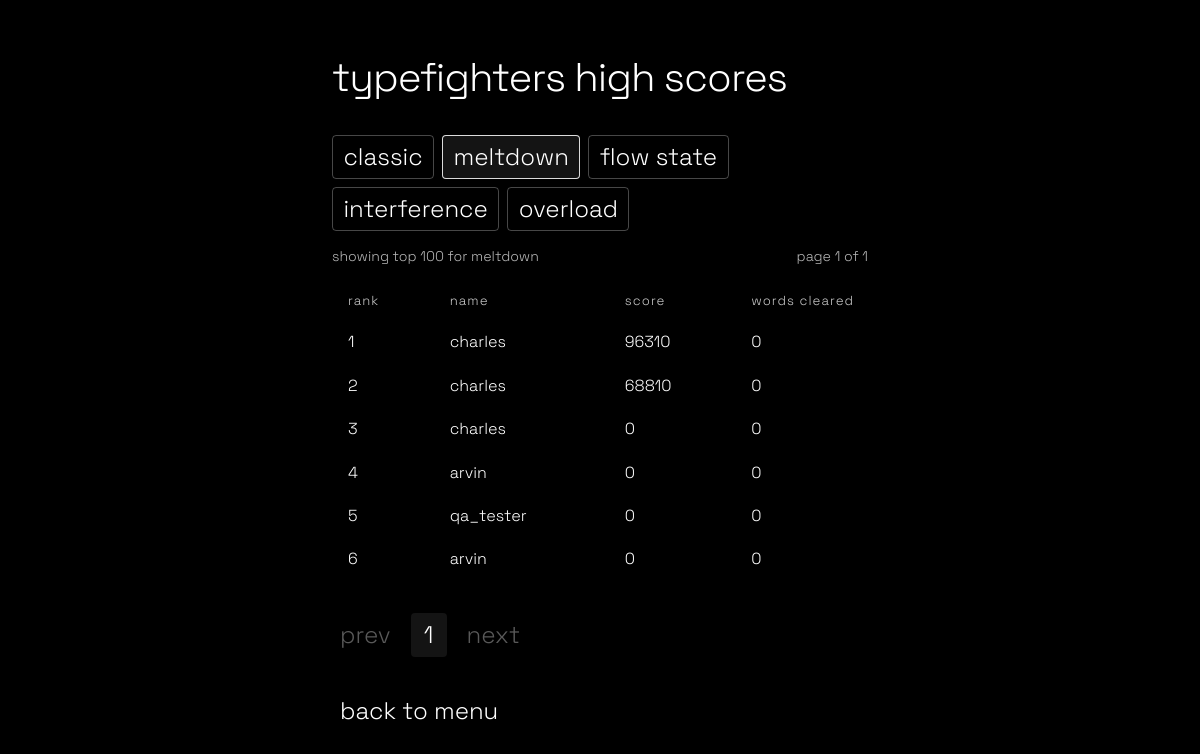
Page /highscores?mode=meltdown&page=1 on the earlier database version.
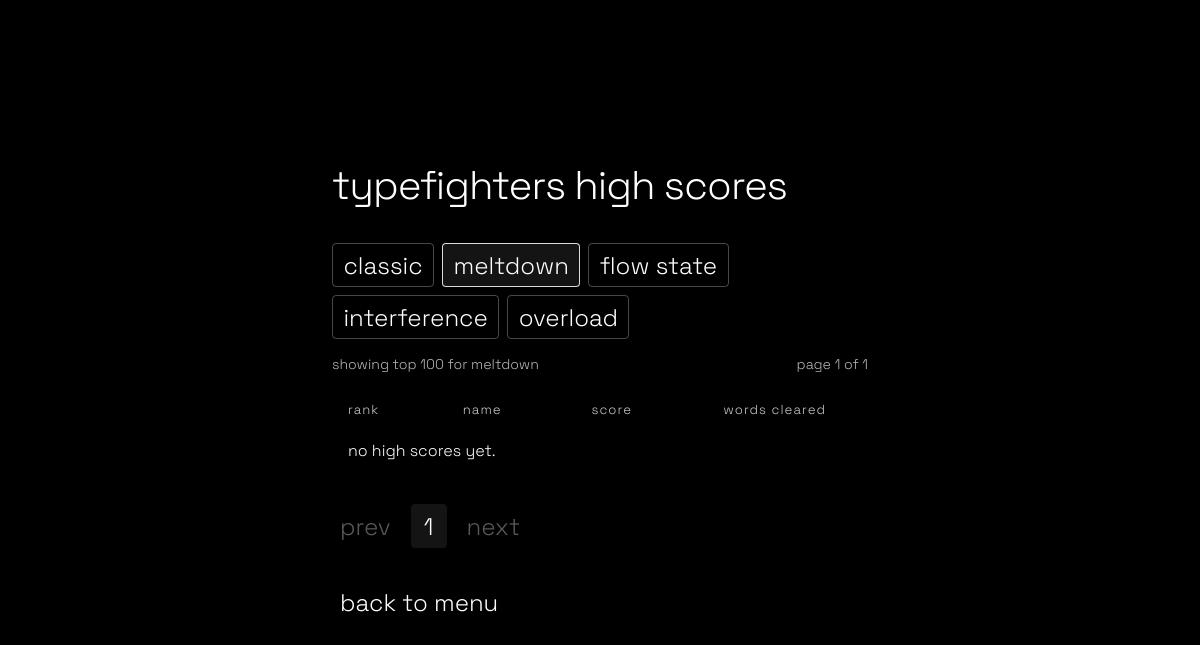
Same page on the later database version.
### models.py (models this page shows, shortened)
class HighScore(db.Model):
    id = db.Column(db.Integer, primary_key=True)
    name = db.Column(db.String(50), nullable=False)
    game_mode = db.Column(db.String(20), nullable=False, default='Classic')
    score = db.Column(db.Integer, nullable=False)
    avg_speed = db.Column(db.Float, nullable=False)
    words_typed = db.Column(db.Integer, nullable=False)
    final_stats_json = db.Column(db.Text, nullable=False, default='[]')
    created_at = db.Column(db.DateTime, default=datetime.utcnow)
    def to_dict(self):
        return {
            'name': self.name,
            'game_mode': self.game_mode,
            'score': self.score,
            'avg_speed': self.avg_speed,
            'words_typed': self.words_typed,
            'final_stats_json': self.final_stats_json
        }

### app.py (the view)
@app.route('/highscores')
def highscores():
    mode_tabs = [
        ('classic', 'Classic'),
        ('meltdown', 'Meltdown'),
        ('flow-state', 'Flow State'),
        ('interference', 'Interference'),
        ('overload', 'Overload')
    ]
    selected_mode = (request.args.get('mode') or 'classic').strip().lower()
    if selected_mode not in {slug for slug, _ in mode_tabs}:
        selected_mode = 'classic'
    page = _coerce_int(request.args.get('page'), 1)
    if page < 1:
        page = 1
    query = HighScore.query.filter(HighScore.game_mode == MODE_LABEL_MAP[selected_mode])
    all_scores = query.order_by(HighScore.score.desc(), HighScore.created_at.desc()).limit(100).all()
    page_size = 10
    total_scores = len(all_scores)
    total_pages = max(1, math.ceil(total_scores / page_size))
    if page > total_pages:
        page = total_pages
    start_index = (page - 1) * page_size
    scores = all_scores[start_index:start_index + page_size]
    stat_headers = build_final_stats(MODE_LABEL_MAP[selected_mode], {})
    stat_labels = [header['label'] for header in stat_headers]
    leaderboard_rows = []
    for index, row in enumerate(scores, start=start_index + 1):
        try:
            final_stats = json.loads(row.final_stats_json or '[]')
        except (TypeError, ValueError):
            final_stats = []
        if not final_stats:
            final_stats = build_final_stats(row.game_mode, row.to_dict())
        stat_map = {}
        for stat in final_stats:
            if isinstance(stat, dict) and 'label' in stat and 'value' in stat:
                stat_map[str(stat['label'])] = str(stat['value'])
        normalized_stats = []
        for label in stat_labels:
            normalized_stats.append({
                'label': label,
                'value': stat_map.get(label, '-')
            })
        leaderboard_rows.append({
            'rank': index,
            'score': row,
            'final_stats': normalized_stats
        })
    return render_template(
        'highscores.html',
        leaderboard_rows=leaderboard_rows,
        selected_mode=selected_mode,
        selected_mode_label=MODE_LABEL_MAP[selected_mode],
        mode_tabs=mode_tabs,
        stat_headers=stat_headers,
        page=page,
        total_pages=total_pages,
        total_scores=total_scores
    )

### app.py (called while the page is built, shortened)
def _coerce_int(value, default=0):
    try:
        return int(round(float(value)))
    except (TypeError, ValueError):
        return default

def build_final_stats(game_mode, payload, mode_stats=None):
    mode_name = str(game_mode or 'Classic').strip()
    data = mode_stats if isinstance(mode_stats, dict) else payload
    if mode_name == 'Meltdown':
        return [
            {'label': 'words cleared', 'value': str(_coerce_int(data.get('total_attempts') or data.get('words_cleared')))}
        ]

### templates/highscores.html
{% extends "base.html" %}
{% block content %}
<div class="highscores-layout">
    <div class="menu-title">typefighters high scores</div>
    <div class="score-tabs">
        {% for slug, label in mode_tabs %}
        <a class="menu-link score-tab{% if selected_mode == slug %} score-tab-active{% endif %}" href="{{ url_for('highscores', mode=slug, page=1) }}">{{ label }}</a>
        {% endfor %}
    </div>
    <div class="highscores-meta">
        <div class="highscores-meta-item">showing top 100 for {{ selected_mode_label }}</div>
        <div class="highscores-meta-item">page {{ page }} of {{ total_pages }}</div>
    </div>
    <div class="responsive-table highscores-table-wrap">
        <table>
            <thead>
                <tr>
                    <th>rank</th>
                    <th>name</th>
                    <th>score</th>
                    {% for header in stat_headers %}
                    <th>{{ header.label }}</th>
                    {% endfor %}
                </tr>
            </thead>
            <tbody>
                {% for item in leaderboard_rows %}
                <tr>
                    <td>{{ item.rank }}</td>
                    <td>{{ item.score.name }}</td>
                    <td>{{ item.score.score }}</td>
                    {% for stat in item.final_stats %}
                    <td>{{ stat.value }}</td>
                    {% endfor %}
                </tr>
                {% else %}
                <tr>
                    <td colspan="{{ 3 + stat_headers|length }}" class="text-center">no high scores yet.</td>
                </tr>
                {% endfor %}
            </tbody>
        </table>
    </div>
    <div class="score-pagination">
        <a class="menu-link score-page-link{% if page <= 1 %} is-disabled{% endif %}" href="{{ url_for('highscores', mode=selected_mode, page=page-1) if page > 1 else '#' }}">prev</a>
        <div class="score-page-numbers">
            {% for page_number in range(1, total_pages + 1) %}
            <a class="menu-link score-page-number{% if page_number == page %} score-page-number-active{% endif %}" href="{{ url_for('highscores', mode=selected_mode, page=page_number) }}">{{ page_number }}</a>
            {% endfor %}
        </div>
        <a class="menu-link score-page-link{% if page >= total_pages %} is-disabled{% endif %}" href="{{ url_for('highscores', mode=selected_mode, page=page+1) if page < total_pages else '#' }}">next</a>
    </div>
    <button class="menu-link" onclick="window.location.href='{{ url_for('menu') }}'">back to menu</button>
</div>
{% endblock %}

### templates/base.html (shortened to what this page needs)
<!DOCTYPE html>
<html lang="en">
<head>
    <link rel="stylesheet" href="{{ url_for('static', filename='styles.css') }}?v=20260419d">
</head>
<body class="{% block body_class %}{% endblock %}">
    <div id="page-root">
        <div class="center-root">
            <div class="center-content">
                {% block content %}{% endblock %}
            </div>
        </div>
    </div>
</body>
</html>

### static/styles.css (style rules this page uses)
*, *::before, *::after { box-sizing: border-box; }
body { background: #000; color: #fff; font-family: 'Space Grotesk', 'Fira Mono', 'Consolas', 'Menlo', monospace; min-height: 100vh; min-height: 100dvh; margin: 0; width: 100%; overflow-x: hidden; font-weight: 300; text-transform: lowercase; }
#page-root { min-height: 100vh; min-height: 100dvh; }
.center-root { min-height: 100vh; min-height: 100dvh; width: 100%; min-width: 0; display: flex; align-items: center; justify-content: center; padding: clamp(1rem, 3.5vw, 2.5rem) 0; }
.center-content { display: flex; flex-direction: column; align-items: flex-start; justify-content: center; width: 100%; max-width: 600px; margin: 0 auto; padding: 0 clamp(1rem, 3vw, 2rem); opacity: 0; animation: slideFadeIn 1s cubic-bezier(0.4,0,0.2,1) forwards; }
.menu-title { font-size: 2.5rem; font-weight: 300; margin-bottom: 2rem; letter-spacing: -1px; text-align: left; color: #fff; font-family: 'Space Grotesk', sans-serif; text-transform: lowercase; }
.menu-link { display: flex; align-items: center; color: #333; background: none; border: none; font-size: 1.5rem; font-family: 'Space Grotesk', sans-serif; margin: 1rem 0; text-align: left; cursor: pointer; text-decoration: none; outline: none; border-radius: 4px; padding: 0.2rem 0.5rem; min-height: 44px; transition: color 0.2s; font-weight: 300; text-transform: lowercase; }
.menu-link, .menu-link:visited { color: #fff; }
.score-tab { margin: 0; padding: 0.35rem 0.65rem; border: 1px solid rgba(255, 255, 255, 0.28); }
.score-tab.score-tab-active { border-color: rgba(255, 255, 255, 0.85); background: rgba(255, 255, 255, 0.08); }
.score-tabs { display: flex; gap: 0.5rem; flex-wrap: wrap; margin-bottom: 1rem; }
.highscores-layout { width: 100%; }
.highscores-meta { display: flex; justify-content: space-between; align-items: center; gap: 1rem; margin: 0.15rem 0 1rem 0; font-size: 0.88rem; opacity: 0.72; }
.highscores-table-wrap { margin-bottom: 1rem; width: 100%; overflow-x: auto; -webkit-overflow-scrolling: touch; }
.highscores-table-wrap table { min-width: 760px; }
.highscores-table-wrap table th, .highscores-table-wrap table td { padding: 0.55rem 0.4rem; border-bottom: 1px solid rgba(255, 255, 255, 0.12); text-align: left; vertical-align: top; }
.highscores-table-wrap table thead th { border-bottom-color: rgba(255, 255, 255, 0.42); font-size: 0.82rem; letter-spacing: 0.08em; opacity: 0.8; }
.score-pagination { display: flex; align-items: center; gap: 0.75rem; flex-wrap: wrap; margin-bottom: 1rem; }
.score-page-numbers { display: flex; gap: 0.35rem; flex-wrap: wrap; }
.score-page-number, .score-page-link { min-width: 2.25rem; text-align: center; justify-content: center; }
.score-page-number-active { border-color: rgba(255, 255, 255, 0.85); background: rgba(255, 255, 255, 0.08); }
.score-page-link.is-disabled { opacity: 0.35; pointer-events: none; }
a, .link-btn { color: #fff; text-decoration: none; cursor: pointer; font-size: 1.1rem; margin: 0.5rem 0; background: none; border: none; padding: 0; font-family: 'Space Grotesk', sans-serif; text-align: left; font-weight: 300; text-transform: lowercase; }
th, td { border: none !important; padding: 0.7rem 1rem !important; text-align: left; color: #fff; background: none; font-family: 'Space Grotesk', sans-serif; font-weight: 300; text-transform: lowercase; }
::placeholder { color: #aaa; }
.responsive-table { width: 100%; overflow-x: auto; -webkit-overflow-scrolling: touch; }
.responsive-table table { width: 100%; min-width: 620px; border-collapse: collapse; }

### templates/base.html (style rules this page uses)
.slide-fade-in { animation: slideFadeIn 1s cubic-bezier(0.4,0,0.2,1) forwards; }

Differences in the rows shown:
no longer on this page (row edited): HighScore: score.name "charles", score.score "96310"
no longer on this page (row edited): HighScore: score.name "charles", score.score "68810"
removed HighScore: score.name "charles", score.score "0"
removed HighScore: score.name "arvin", score.score "0"
removed HighScore: score.name "qa_tester", score.score "0"
removed HighScore: score.name "arvin", score.score "0"
Other differences:
text now shown: "no high scores yet."
list line gone: "1 0"
list line gone: "2 0"
list line gone: "3 0"
list line gone: "4 0"
list line gone: "5 0"
list line gone: "6 0"
